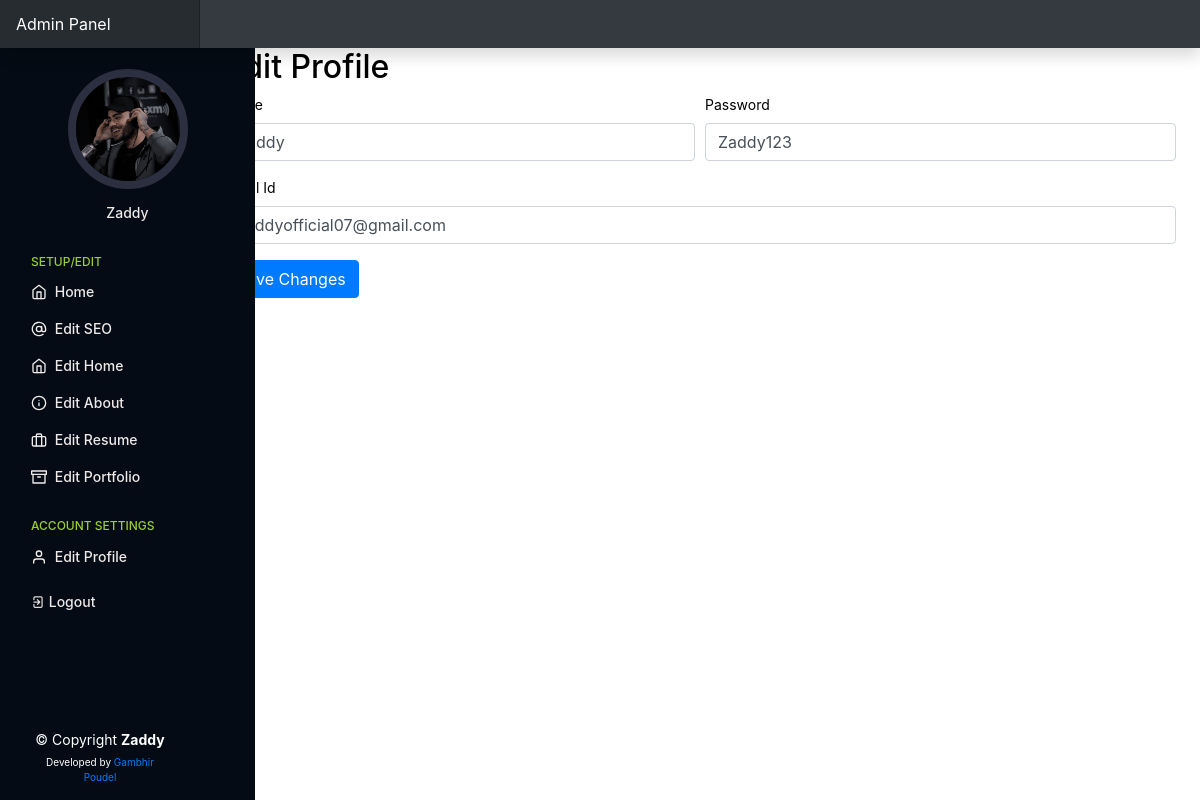
Page /admin/?editprofile=true (signed in) on the committed database.
### tables this page shows
CREATE TABLE `personal_setup` (
  `id` int(11) NOT NULL,
  `profilepic` varchar(250) NOT NULL,
  `sidebar` varchar(250) NOT NULL,
  `footer` varchar(250) NOT NULL,
  `name` varchar(250) NOT NULL,
  `twitter` varchar(200) NOT NULL,
  `facebook` varchar(200) NOT NULL,
  `instagram` varchar(200) NOT NULL,
  `discord` varchar(200) NOT NULL,
  `linkedin` varchar(200) NOT NULL,
  `github` varchar(200) NOT NULL,
  `homewallpaper` varchar(200) NOT NULL,
  `professions` varchar(200) NOT NULL,
  `location` text NOT NULL,
  `mobile` varchar(200) NOT NULL,
  `emailid` varchar(200) NOT NULL
);

### admin/index.php (the view, shortened to what this page needs)
<?php
include('../include/db.php');
$query = "SELECT * FROM personal_setup,aboutus_setup,basic_setup,admin_users";
$queryrun = mysqli_query($db, $query);
$data = mysqli_fetch_array($queryrun);
?>
<!doctype html>
<html lang="en">
<head>
  <link href="assets/dist/css/bootstrap.css" rel="stylesheet">
  <link rel="stylesheet" href="https://unicons.iconscout.com/release/v4.0.0/css/line.css">
  <link href="css/dashboard.css" rel="stylesheet">
</head>
<body>
  <nav class="navbar navbar-dark sticky-top bg-dark flex-md-nowrap p-0 shadow">
    <a class="navbar-brand col-md-3 col-lg-2 mr-0 px-3" href="#">Admin Panel</a>
  </nav>
  <div class="container-fluid">
    <div class="row">
      <nav id="sidebarMenu" class="col-md-3 col-lg-2 d-md-block bg-light sidebar collapse">
        <div class="sidebar-sticky pt-3">
          <div class="profile">
            <img src="../assets/img/<?= $data['profilepic'] ?>" alt="" class="img-fluid rounded-circle">
            <a href="#" class="nav-link"><?= $_SESSION['username'] ?></a>
          </div>
          <ul class="nav flex-column">
            <h6 class="sidebar-heading d-flex justify-content-between align-items-center px-3 mt-4 mb-1 text-muted">
              <span>Setup/Edit</span>
            </h6>
            <li class="nav-item">
              <a class="nav-link" href="../admin/">
                <span data-feather="home"></span>
                Home
              </a>
            </li>
            <li class="nav-item">
              <a class="nav-link" href="?editseo=true">
                <span data-feather="at-sign"></span>
                Edit SEO
              </a>
            </li>
            <li class="nav-item">
              <a class="nav-link" href="?edithome=true">
                <span data-feather="home"></span>
                Edit Home
              </a>
            </li>
            <li class="nav-item">
              <a class="nav-link" href="?editabout=true">
                <span data-feather="info"></span>
                Edit About
              </a>
            </li>
            <li class="nav-item">
              <a class="nav-link" href="?editresume=true">
                <span data-feather="briefcase"></span>
                Edit Resume
              </a>
            </li>
            <li class="nav-item">
              <a class="nav-link" href="?editportfolio=true">
                <span data-feather="archive"></span>
                Edit Portfolio
              </a>
            </li>
          </ul>
          <h6 class="sidebar-heading d-flex justify-content-between align-items-center px-3 mt-4 mb-1 text-muted">
            <span>Account Settings</span>
          </h6>
          <ul class="nav flex-column mb-2">
            <li class="nav-item">
              <a class="nav-link" href="?editprofile=true">
                <span data-feather="user"></span>
                Edit Profile
              </a>
            </li>
          </ul>
          <ul class="nav flex-column mb-2">
            <li class="nav-item">
              <a class="nav-link" href="php/logout.php"> <i class="uil-signout"></i>
                Logout
              </a>
            </li>
          </ul>
        </div>
      </nav>
      <main role="main" class="col-md-9 ml-sm-auto col-lg-10 px-md-4">
        <?php
        if (isset($_GET['edithome'])) {
          include('php/home.php');
        } else if (isset($_GET['editabout'])) {
          include('php/about.php');
        } else if (isset($_GET['editresume'])) {
          include('php/resume.php');
        } else if (isset($_GET['editportfolio'])) {
          include('php/portfolio.php');
        } else if (isset($_GET['editseo'])) {
          include('php/seo.php');
        } else if (isset($_GET['editprofile'])) { ?>
          <h2>Edit Profile</h2>
          <form method="post" action="php/uprofile.php">
            <div class="form-row">
              <div class="form-group col-md-6">
                <label for="ptitle">Name</label>
                <input type="text" name="username" value="<?= $data['username'] ?>" class="form-control" id="ptitle" placeholder="Monu Giri">
              </div>
              <div class="form-group col-md-6">
                <label for="psubtitle">Password</label>
                <input type="text" name="userpass" value="<?= $data['user_pass'] ?>" class="form-control" id="psubtitle" placeholder="*************">
              </div>
              <div class="form-group col-md-12">
                <label for="psubtitle">Email Id</label>
                <input type="text" name="userid" value="<?= $data['user_id'] ?>" class="form-control" id="psubtitle" placeholder="admin@admin.com">
              </div>
            </div>
            <input type="submit" name="uprofile" class="btn btn-primary" value="Save Changes">
          </form>
        <?php } else {
          include('php/welcome.php');
        } ?>
      </main>
    </div>
  </div>
  <footer id="footer">
    <div class="container">
      <div class="copyright">
        &copy; Copyright <strong><span>Zaddy</span></strong>
      </div>
      <div class="credits">
        Developed by <a href="#">Gambhir Poudel</a>
      </div>
    </div>
  </footer>
</body>
</html>

### admin/css/dashboard.css (style rules this page uses)
body { font-size: .875rem; }
.feather { width: 16px; height: 16px; vertical-align: text-bottom; }
.sidebar { position: fixed; top: 0; bottom: 0; left: 0; z-index: 100; padding: 48px 0 0; box-shadow: inset -1px 0 0 rgba(0, 0, 0, .1); }
.sidebar-sticky { position: relative; top: 0; height: calc(100vh - 48px); padding-top: .5rem; overflow-x: hidden; overflow-y: auto; }
.sidebar .nav-link { font-weight: 500; color: #eee8e8; }
.sidebar .nav-link .feather { margin-right: 4px; color: #f0ecec; }
.sidebar-heading { font-size: .75rem; text-transform: uppercase; }
.navbar-brand { padding-top: .75rem; padding-bottom: .75rem; font-size: 1rem; background-color: rgba(0, 0, 0, .25); box-shadow: inset -1px 0 0 rgba(0, 0, 0, .25); }

### admin/index.php (style rules this page uses)
#footer { padding: 15px; color: white; font-size: 14px; position: fixed; left: 0; bottom: 0; width: 200px; z-index: 9999; }
#footer .copyright { text-align: center; }
#footer .credits { padding-top: 5px; text-align: center; font-size: 10px; color: white; }
.sidebar-sticky { position: fixed; top: 0; left: 0; bottom: 0; width: 255px; transition: all ease-in-out 0.5s; z-index: 9997; transition: all 0.5s; padding: 0 15px; background: #040b14; overflow-y: auto; }
.profile img { margin: 5px auto; display: block; width: 120px; border: 8px solid #2c2f3f; }
.sidebar-sticky .profile a { text-decoration: none; font-size: 14px; text-align: center; }

### rows in the picture
personal_setup: profilepic (picture), username "Zaddy", userpass "Zaddy123", userid "zaddyofficial07@gmail.com"

### other values in the picture
$_SESSION['username'] "Zaddy"
